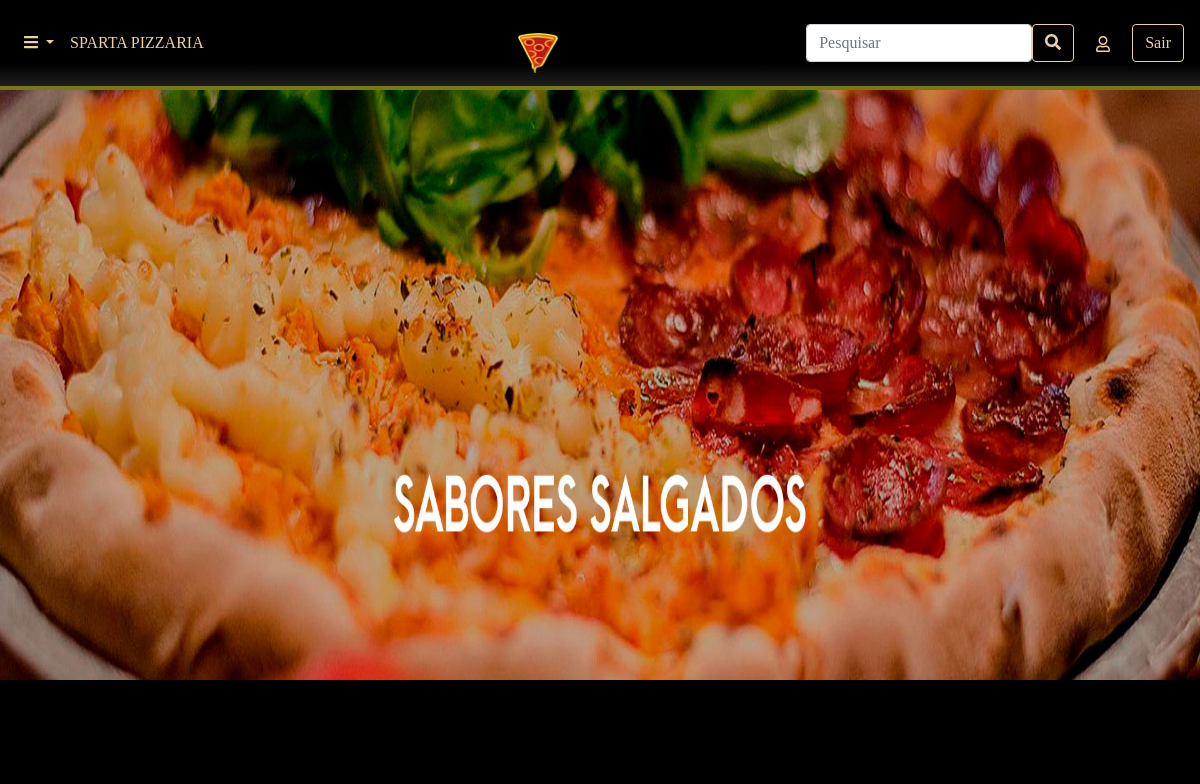
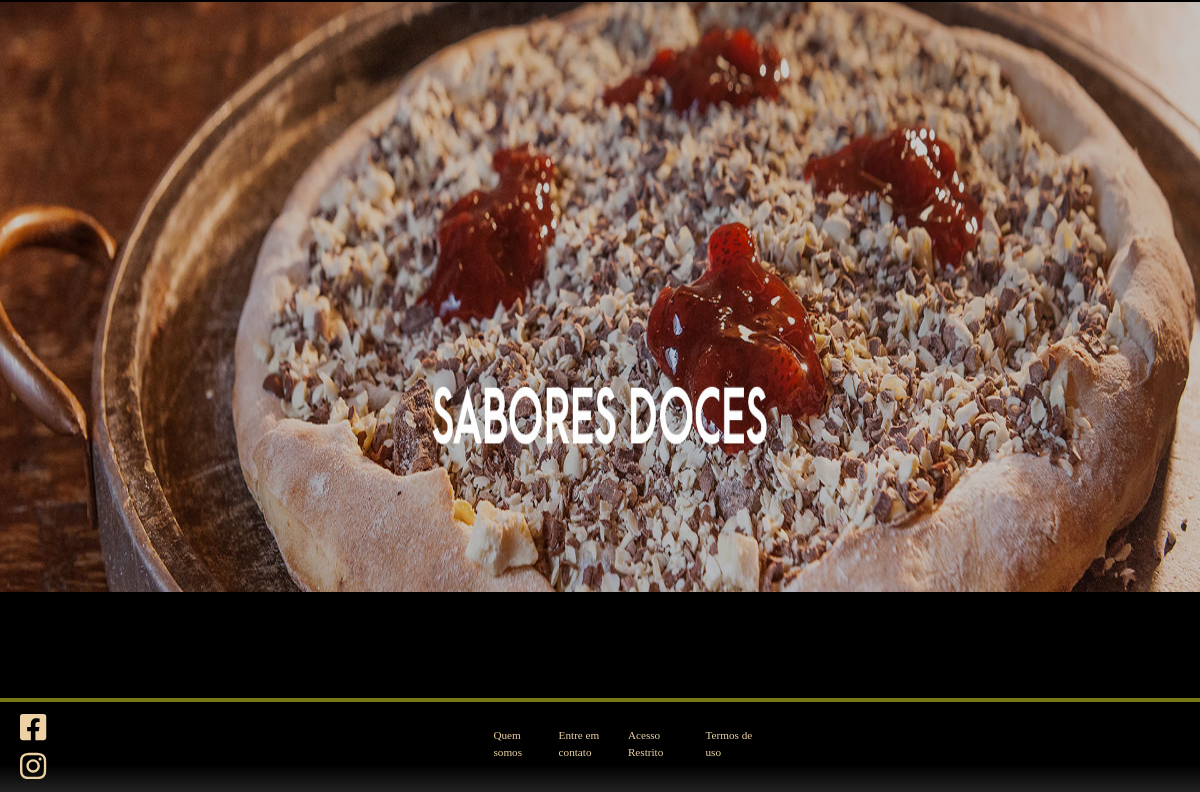
The app's page /cardapio.php, older data (2 pictures, top to bottom).
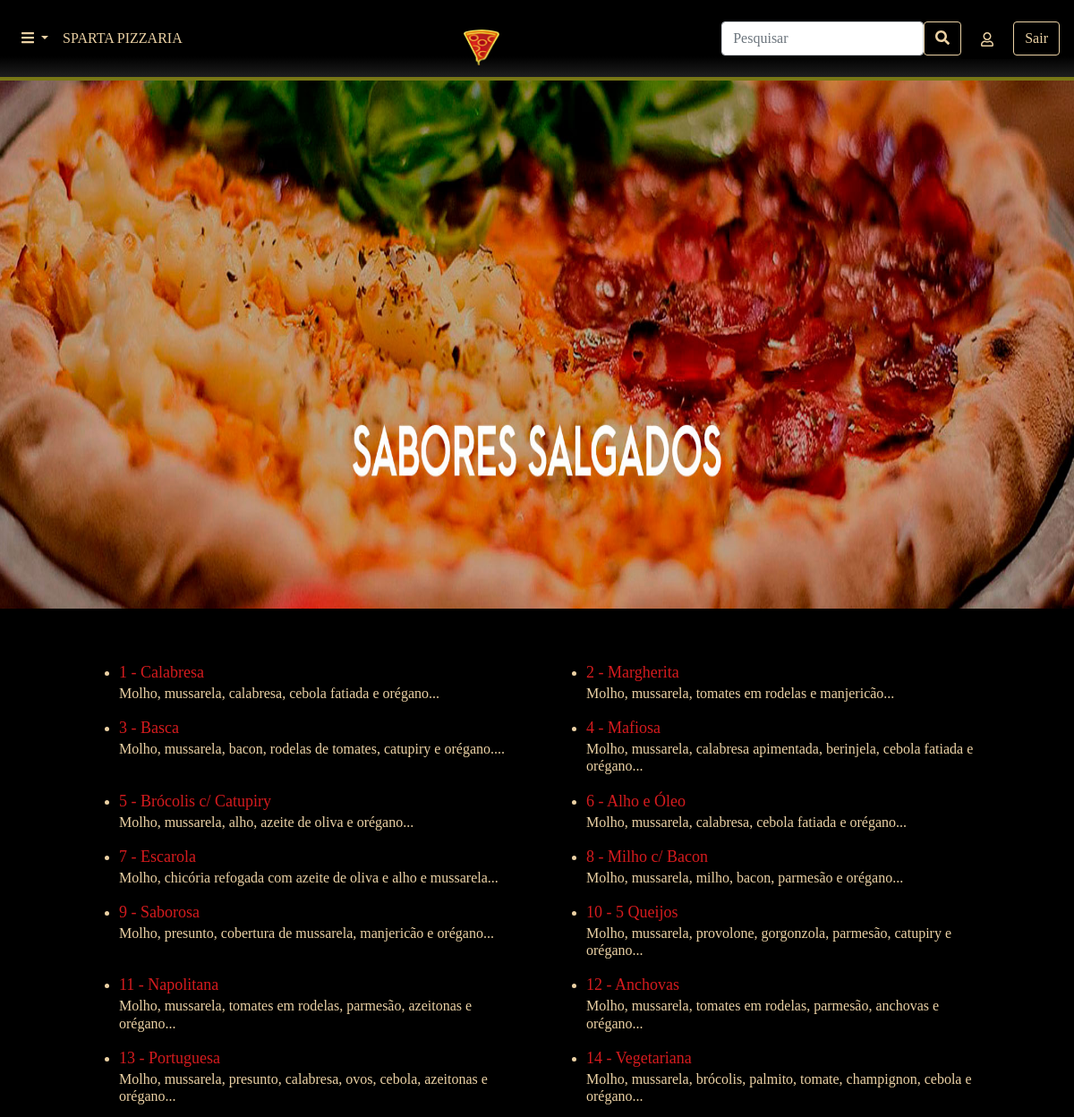
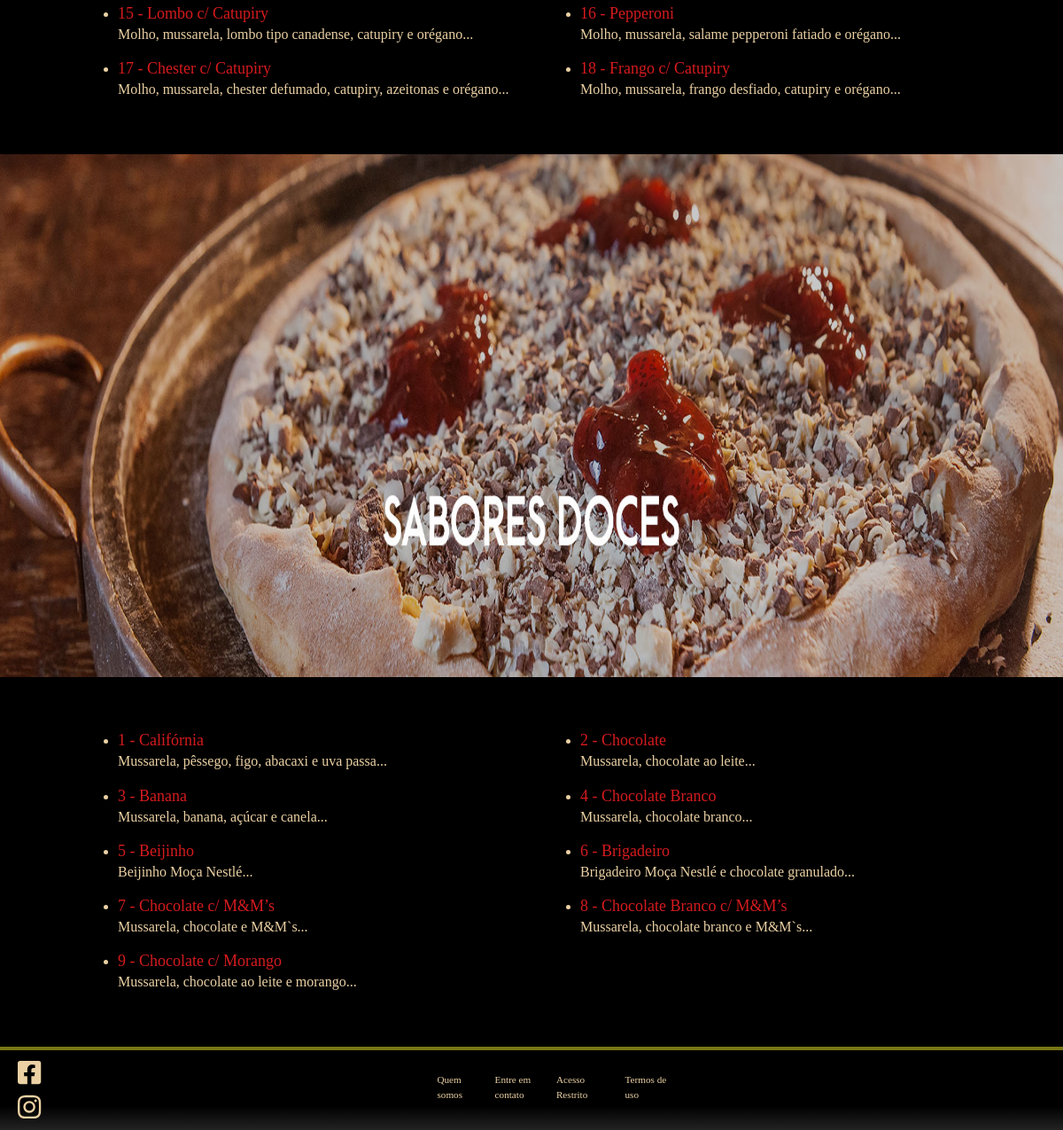
The same page, newer data (2 pictures, top to bottom).
### tables this page shows
CREATE TABLE `pizza` (
  `id` int NOT NULL AUTO_INCREMENT,
  `sabor` varchar(65) NOT NULL,
  `preco` float NOT NULL,
  `imagem` varchar(200) DEFAULT NULL,
  `descricao` varchar(145) NOT NULL,
  `categoria` char(1) NOT NULL,
  PRIMARY KEY (`id`)
);

### classes/Conexao.php (called while the page is built, shortened)
<?php
class Conexao
{
	private $host;
	private $user;
	private $password;
	public function __construct() {
		$this->host = 'mysql:host=localhost;dbname=pizzaria_sparta';
		$this->user = 'root';
		$this->password = 'JuanPablo';
	}
    public function conectar() {
    	try {
			$conn = new PDO(
							$this->host,
							$this->user,
							$this->password
						);
			return $conn;
		} catch (PDOException $e) {
			echo 'Erro na conexao. Erro reportado: ' . $e->getMessage();
			exit;
		}
    }
}

### classes/PizzaDAO.php (called while the page is built, shortened)
<?php
require_once 'Model.php';
class PizzaDAO extends Model
{
    public function __construct()
    {
        $this->tabela = 'pizza';
        $this->class  = 'Pizza';
    }
    public function listarSalgada()
    {
        $sql = "SELECT * FROM {$this->tabela} where categoria=1";
        $stmt = $this->db->prepare($sql);
        $stmt->setFetchMode(PDO::FETCH_CLASS, $this->class);
        $stmt->execute();
        return $stmt->fetchAll();
    }
    public function listarDoce()
    {
        $sql = "SELECT * FROM {$this->tabela} where categoria=0 ";
        $stmt = $this->db->prepare($sql);
        $stmt->setFetchMode(PDO::FETCH_CLASS, $this->class);
        $stmt->execute();
        return $stmt->fetchAll();
    }
}

### classes/Model.php (called while the page is built, shortened)
<?php
require 'Conexao.php';
class Model
{
	public function __construct()
	{
		$conexao = new Conexao();
		$this->db = $conexao->conectar();
	}
}

### classes/Pizza.php (called while the page is built, shortened)
<?php
class Pizza
{
	private $id;
	private $sabor;
	private $descricao;
    public function getId()
    {
        return $this->id;
    }
    public function getSabor()
    {
        return $this->sabor;
    }
    public function getDescricao()
    {
        return $this->descricao;
    }
}

### cardapio.php (the view, shortened to what this page needs)
<!DOCTYPE html>
<?php include './layout/header.php'; ?>
<?php include './layout/menu.php'; ?>
<?php
require 'classes/Pizza.php';
require 'classes/PizzaDAO.php';
$pizzaDAO = new PizzaDAO();
$pizzasSalgada = $pizzaDAO->listarSalgada();
$pizzasDoce = $pizzaDAO->listarDoce();
?>
<div class="pizzas-salgadas">
<img src="assets\img\cardapio-pizzaria-sparta-salgado.png" class="img-fluid slide3 " >
<section class="service">
  <div class="container">
    <div class="price-listing position-relative p-5">
      <div class="row ">
        <?php
        $n = 1;
        foreach($pizzasSalgada as $pizza){
          ?>
        <div class="col-lg-6">
          <div class="listing d-inline-block">
            <ul>
              <form action='cardapio_pedido.php' method='POST'>
              <li>
                <a href="pedido.php?pizza=<?= $pizza->getId() ?>">
                <span style="font-size: 18px; color: #D51B1E;">
                  <?= $n ?> -
                  <?= $pizza->getSabor() ?>
                </span>
                </a>
                <h6>
                  <?= $pizza->getDescricao() ?>
                </h6>
              </li>
              </form>
          </div>
        </div>
        <?php
          $n++;
         } ?>
      </div>
    </div>
  </div>
 </section>
</div>
<div class="pizzas-doces">
<img src="assets\img\cardapio-pizzaria-sparta-doce.png" class="img-fluid slide3">
<section class="service">
  <div class="container">
    <div class="price-listing position-relative p-5">
      <div class="row ">
        <?php
         $n = 1;
        foreach($pizzasDoce as $pizza){ ?>
        <div class="col-lg-6">
          <div class="listing d-inline-block">
            <ul>
              <li><span style="font-size: 18px; color: #D51B1E;">
                <?= $n ?> -
                <?= $pizza->getSabor() ?></span><h6><?= $pizza->getDescricao() ?></h6> <span class="float-right">  </span></li>
          </div>
        </div>
        <?php
        $n++;
      } ?>
      </div>
    </div>
  </div>
</section>
</div>
<?php include './layout/footer.php'; ?>

Row changes from the older to the newer data that the page shows:
now on this page (row edited): pizza: sabor "Calabresa", descricao "Molho, mussarela, calabresa, cebola fatiada e orégano..."
now on this page (row edited): pizza: sabor "Margherita", descricao "Molho, mussarela, tomates em rodelas e manjericão..."
now on this page (row edited): pizza: sabor "Basca", descricao "Molho, mussarela, bacon, rodelas de tomates, catupiry e orégano...."
now on this page (row edited): pizza: sabor "Mafiosa", descricao "Molho, mussarela, calabresa apimentada, berinjela, cebola fatiada e orégano..."
now on this page (row edited): pizza: sabor "Brócolis c/ Catupiry", descricao "Molho, mussarela, alho, azeite de oliva e orégano..."
now on this page (row edited): pizza: sabor "Alho e Óleo", descricao "Molho, mussarela, calabresa, cebola fatiada e orégano..."
now on this page (row edited): pizza: sabor "Escarola", descricao "Molho, chicória refogada com azeite de oliva e alho e mussarela..."
now on this page (row edited): pizza: sabor "Milho c/ Bacon", descricao "Molho, mussarela, milho, bacon, parmesão e orégano..."
now on this page (row edited): pizza: sabor "Saborosa", descricao "Molho, presunto, cobertura de mussarela, manjericão e orégano..."
now on this page (row edited): pizza: sabor "5 Queijos", descricao "Molho, mussarela, provolone, gorgonzola, parmesão, catupiry e orégano..."
now on this page (row edited): pizza: sabor "Napolitana", descricao "Molho, mussarela, tomates em rodelas, parmesão, azeitonas e orégano..."
now on this page (row edited): pizza: sabor "Anchovas", descricao "Molho, mussarela, tomates em rodelas, parmesão, anchovas e orégano..."
now on this page (row edited): pizza: sabor "Portuguesa", descricao "Molho, mussarela, presunto, calabresa, ovos, cebola, azeitonas e orégano..."
now on this page (row edited): pizza: sabor "Vegetariana", descricao "Molho, mussarela, brócolis, palmito, tomate, champignon, cebola e orégano..."
now on this page (row edited): pizza: sabor "Lombo c/ Catupiry", descricao "Molho, mussarela, lombo tipo canadense, catupiry e orégano..."
now on this page (row edited): pizza: sabor "Pepperoni", descricao "Molho, mussarela, salame pepperoni fatiado e orégano..."
now on this page (row edited): pizza: sabor "Chester c/ Catupiry", descricao "Molho, mussarela, chester defumado, catupiry, azeitonas e orégano..."
now on this page (row edited): pizza: sabor "Frango c/ Catupiry", descricao "Molho, mussarela, frango desfiado, catupiry e orégano..."
now on this page (row edited): pizza: sabor "Califórnia", descricao "Mussarela, pêssego, figo, abacaxi e uva passa..."
now on this page (row edited): pizza: sabor "Chocolate", descricao "Mussarela, chocolate ao leite..."
now on this page (row edited): pizza: sabor "Banana", descricao "Mussarela, banana, açúcar e canela..."
now on this page (row edited): pizza: sabor "Chocolate Branco", descricao "Mussarela, chocolate branco..."
now on this page (row edited): pizza: sabor "Beijinho", descricao "Beijinho Moça Nestlé..."
now on this page (row edited): pizza: sabor "Brigadeiro", descricao "Brigadeiro Moça Nestlé e chocolate granulado..."
now on this page (row edited): pizza: sabor "Chocolate c/ M&M’s", descricao "Mussarela, chocolate e M&M`s..."
now on this page (row edited): pizza: sabor "Chocolate Branco c/ M&M’s", descricao "Mussarela, chocolate branco e M&M`s..."
now on this page (row edited): pizza: sabor "Chocolate c/ Morango", descricao "Mussarela, chocolate ao leite e morango..."
